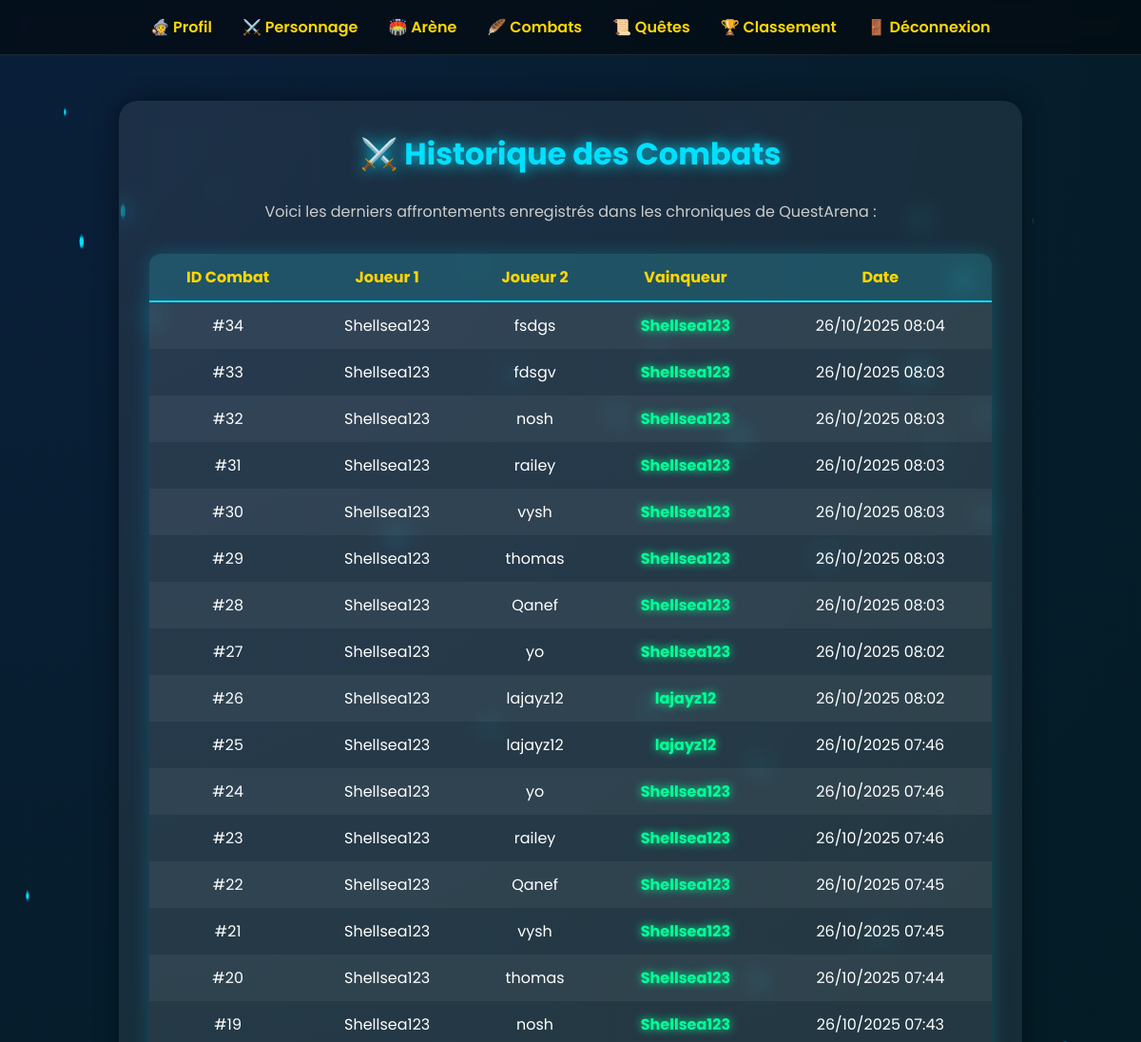
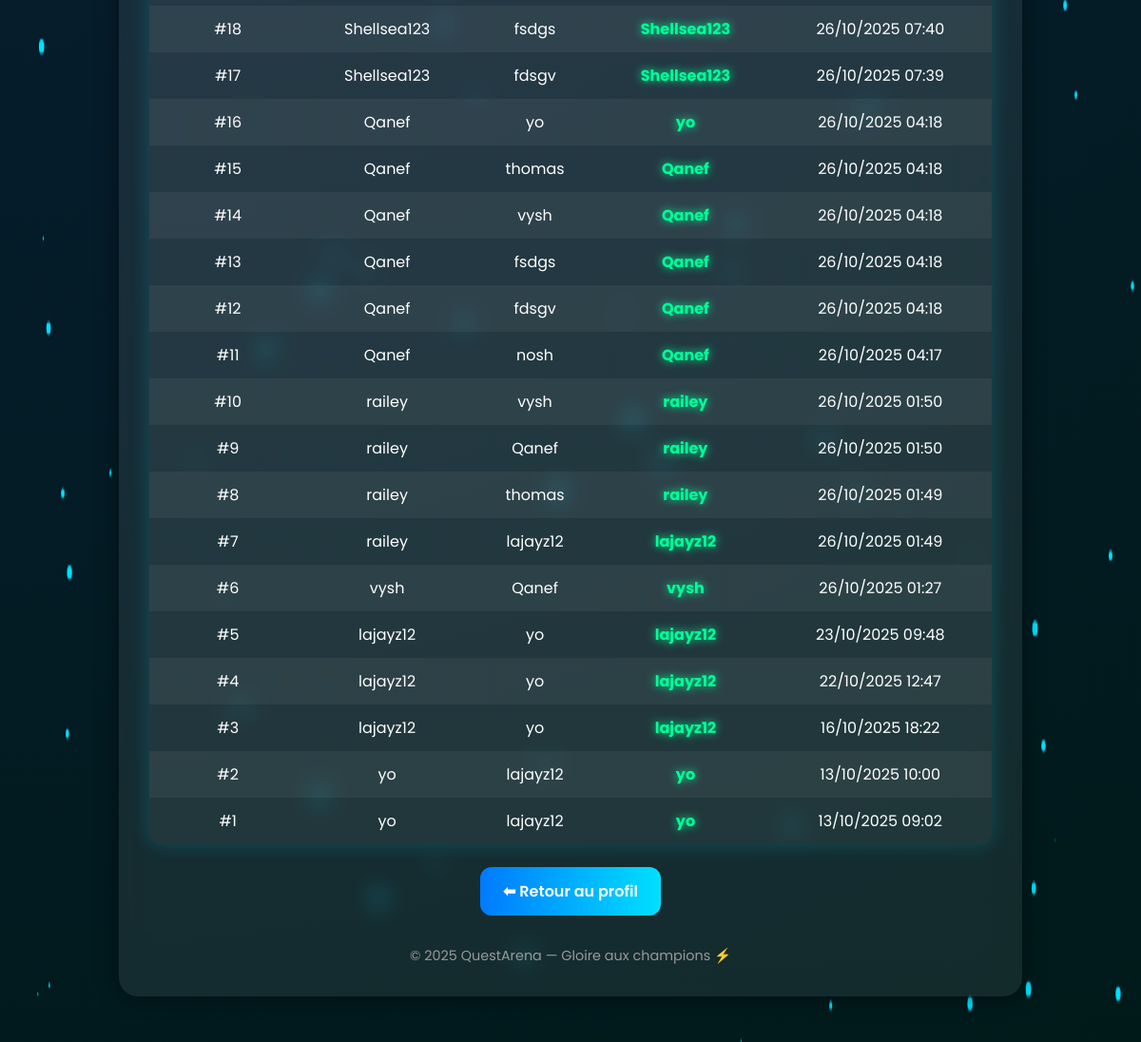
/Views/combat.php (signed in), run on the app's committed database (2 pictures, top to bottom).
### tables this page shows
CREATE TABLE `combat` (
  `id` int(11) NOT NULL,
  `joueur1_id` int(11) DEFAULT NULL,
  `joueur2_id` int(11) DEFAULT NULL,
  `gagnant_id` int(11) DEFAULT NULL,
  `date_combat` datetime DEFAULT current_timestamp()
);

CREATE TABLE `joueur` (
  `id` int(11) NOT NULL,
  `pseudo` varchar(50) NOT NULL,
  `email` varchar(100) NOT NULL,
  `mot_de_passe` varchar(255) NOT NULL
);

### Views/combat.php (the view, shortened to what this page needs)
<?php
$db = new Database();
$pdo = $db->getConnection();
$sql = "
    SELECT
        c.id,
        j1.pseudo AS joueur1,
        j2.pseudo AS joueur2,
        j3.pseudo AS gagnant,
        c.date_combat
    FROM combat c
    LEFT JOIN joueur j1 ON c.joueur1_id = j1.id
    LEFT JOIN joueur j2 ON c.joueur2_id = j2.id
    LEFT JOIN joueur j3 ON c.gagnant_id = j3.id
    ORDER BY c.date_combat DESC
";
$stmt = $pdo->query($sql);
$combats = $stmt->fetchAll(PDO::FETCH_ASSOC);
?>
<!DOCTYPE html>
<html lang="fr">
<head>
</head>
<body>
<canvas id="particles"></canvas>
<header>
  <a href="profil.php">🧙 Profil</a>
  <a href="personnage.php">⚔️ Personnage</a>
  <a href="arene.php">🏟️ Arène</a>
  <a href="combat.php">🪶 Combats</a>
  <a href="quetes.php">📜 Quêtes</a>
  <a href="classement.php">🏆 Classement</a>
  <a href="deconnexion.php">🚪 Déconnexion</a>
</header>
<div class="container">
  <h1>⚔️ Historique des Combats</h1>
  <p class="subtitle">Voici les derniers affrontements enregistrés dans les chroniques de QuestArena :</p>
  <?php if (empty($combats)): ?>
    <p class="message">Aucun combat enregistré pour le moment...</p>
  <?php else: ?>
    <div class="table-container">
      <table>
        <tr>
          <th>ID Combat</th>
          <th>Joueur 1</th>
          <th>Joueur 2</th>
          <th>Vainqueur</th>
          <th>Date</th>
        </tr>
        <?php foreach ($combats as $c): ?>
        <tr>
          <td>#<?= $c['id']; ?></td>
          <td><?= htmlspecialchars($c['joueur1']); ?></td>
          <td><?= htmlspecialchars($c['joueur2']); ?></td>
          <td class="vainqueur"><?= htmlspecialchars($c['gagnant']); ?></td>
          <td><?= date('d/m/Y H:i', strtotime($c['date_combat'])); ?></td>
        </tr>
        <?php endforeach; ?>
      </table>
    </div>
  <?php endif; ?>
  <a href="profil.php" class="btn">⬅ Retour au profil</a>
  <div class="footer">© <?= date('Y'); ?> QuestArena — Gloire aux champions ⚡</div>
</div>
<script>
// ===== PARTICULES =====
const canvas=document.getElementById("particles");
const ctx=canvas.getContext("2d");
let particles=[];
function resize(){canvas.width=innerWidth;canvas.height=innerHeight;}
window.addEventListener("resize",resize);resize();
class Particle{
  constructor(){this.x=Math.random()*canvas.width;this.y=Math.random()*canvas.height;this.size=Math.random()*3;this.speedX=(Math.random()-.5);this.speedY=(Math.random()-.5);}
  update(){this.x+=this.speedX;this.y+=this.speedY;if(this.x<0||this.x>canvas.width)this.speedX*=-1;if(this.y<0||this.y>canvas.height)this.speedY*=-1;}
  draw(){ctx.beginPath();ctx.arc(this.x,this.y,this.size,0,Math.PI*2);ctx.fillStyle="#00e0ff";ctx.fill();}
}
for(let i=0;i<100;i++)particles.push(new Particle());
function animate(){ctx.clearRect(0,0,canvas.width,canvas.height);particles.forEach(p=>{p.update();p.draw();});requestAnimationFrame(animate);}
animate();
// ===== EFFET SONORE =====
window.addEventListener("load",()=>{
  const winSound=new Audio("https://cdn.pixabay.com/download/audio/2022/03/15/audio_d4f16e2d1f.mp3?filename=level-up-191997.mp3");
  winSound.volume=0.2;
  winSound.play();
});
</script>
</body>
</html>

### Views/combat.php (style rules this page uses)
* { margin:0;padding:0;box-sizing:border-box;font-family:'Poppins',sans-serif; }
body { background:radial-gradient(circle at top left,#0a1f3a,#001a1a); color:#fff; min-height:100vh; overflow-x:hidden; }
canvas#particles { position:fixed;top:0;left:0;width:100%;height:100%;z-index:0; }
header { position:sticky;top:0;z-index:5; display:flex;justify-content:center;gap:2rem; background:rgba(0,0,0,0.5); backdrop-filter:blur(8px); padding:1rem; border-bottom:1px solid rgba(255,255,255,0.1); }
header a { text-decoration:none; color:#ffd700; font-weight:600; transition:.3s; }
.container { position:relative; z-index:2; max-width:950px; margin:3rem auto; padding:2rem; background:rgba(255,255,255,0.08); backdrop-filter:blur(12px); border-radius:20px; box-shadow:0 0 25px rgba(0,0,0,0.4); animation:fadeIn 1s ease; text-align:center; }
h1 { color:#00e0ff; text-shadow:0 0 15px #00e0ff; margin-bottom:1.5rem; font-size:2rem; }
p.subtitle { color:#ccc; margin-bottom:2rem; font-size:1rem; }
.table-container { overflow-x:auto; border-radius:12px; box-shadow:0 0 20px rgba(0,224,255,0.2); }
table { width:100%; border-collapse:collapse; background:rgba(255,255,255,0.05); }
th,td { padding:12px 15px; text-align:center; }
th { background:rgba(0,224,255,0.15); color:#ffd700; border-bottom:2px solid #00e0ff; }
tr:nth-child(even) { background:rgba(255,255,255,0.05); }
.vainqueur { color:#00ff99; font-weight:700; text-shadow:0 0 10px #00ff99; animation:glowWin 1.5s ease-in-out infinite alternate; }
.footer { text-align:center;margin-top:2rem;color:#999;font-size:.9rem; }
.btn { display:inline-block; margin-top:1.5rem; text-decoration:none; background:linear-gradient(90deg,#007aff,#00e0ff); color:white; font-weight:600; padding:.8rem 1.5rem; border-radius:12px; transition:all .3s ease; }

### data on the page
combat: id "34", joueur1.pseudo "Shellsea123", joueur2.pseudo "fsdgs", date_combat "26/10/2025 08:04"
combat: id "33", joueur1.pseudo "Shellsea123", joueur2.pseudo "fdsgv", date_combat "26/10/2025 08:03"
combat: id "32", joueur1.pseudo "Shellsea123", joueur2.pseudo "nosh", date_combat "26/10/2025 08:03"
combat: id "31", joueur1.pseudo "Shellsea123", joueur2.pseudo "railey", date_combat "26/10/2025 08:03"
combat: id "30", joueur1.pseudo "Shellsea123", joueur2.pseudo "vysh", date_combat "26/10/2025 08:03"
combat: id "29", joueur1.pseudo "Shellsea123", joueur2.pseudo "thomas", date_combat "26/10/2025 08:03"
combat: id "28", joueur1.pseudo "Shellsea123", joueur2.pseudo "Qanef", date_combat "26/10/2025 08:03"
combat: id "27", joueur1.pseudo "Shellsea123", joueur2.pseudo "yo", date_combat "26/10/2025 08:02"
combat: id "26", joueur1.pseudo "Shellsea123", joueur2.pseudo "lajayz12", date_combat "26/10/2025 08:02"
combat: id "25", joueur1.pseudo "Shellsea123", joueur2.pseudo "lajayz12", date_combat "26/10/2025 07:46"
combat: id "24", joueur1.pseudo "Shellsea123", joueur2.pseudo "yo", date_combat "26/10/2025 07:46"
combat: id "23", joueur1.pseudo "Shellsea123", joueur2.pseudo "railey", date_combat "26/10/2025 07:46"
combat: id "22", joueur1.pseudo "Shellsea123", joueur2.pseudo "Qanef", date_combat "26/10/2025 07:45"
combat: id "21", joueur1.pseudo "Shellsea123", joueur2.pseudo "vysh", date_combat "26/10/2025 07:45"
combat: id "20", joueur1.pseudo "Shellsea123", joueur2.pseudo "thomas", date_combat "26/10/2025 07:44"
combat: id "19", joueur1.pseudo "Shellsea123", joueur2.pseudo "nosh", date_combat "26/10/2025 07:43"
combat: id "18", joueur1.pseudo "Shellsea123", joueur2.pseudo "fsdgs", date_combat "26/10/2025 07:40"
combat: id "17", joueur1.pseudo "Shellsea123", joueur2.pseudo "fdsgv", date_combat "26/10/2025 07:39"
combat: id "16", joueur1.pseudo "Qanef", joueur2.pseudo "yo", date_combat "26/10/2025 04:18"
combat: id "15", joueur1.pseudo "Qanef", joueur2.pseudo "thomas", date_combat "26/10/2025 04:18"
combat: id "14", joueur1.pseudo "Qanef", joueur2.pseudo "vysh", date_combat "26/10/2025 04:18"
combat: id "13", joueur1.pseudo "Qanef", joueur2.pseudo "fsdgs", date_combat "26/10/2025 04:18"
combat: id "12", joueur1.pseudo "Qanef", joueur2.pseudo "fdsgv", date_combat "26/10/2025 04:18"
combat: id "11", joueur1.pseudo "Qanef", joueur2.pseudo "nosh", date_combat "26/10/2025 04:17"
combat: id "10", joueur1.pseudo "railey", joueur2.pseudo "vysh", date_combat "26/10/2025 01:50"
combat: id "9", joueur1.pseudo "railey", joueur2.pseudo "Qanef", date_combat "26/10/2025 01:50"
combat: id "8", joueur1.pseudo "railey", joueur2.pseudo "thomas", date_combat "26/10/2025 01:49"
combat: id "7", joueur1.pseudo "railey", joueur2.pseudo "lajayz12", date_combat "26/10/2025 01:49"
combat: id "6", joueur1.pseudo "vysh", joueur2.pseudo "Qanef", date_combat "26/10/2025 01:27"
combat: id "5", joueur1.pseudo "lajayz12", joueur2.pseudo "yo", date_combat "23/10/2025 09:48"
combat: id "4", joueur1.pseudo "lajayz12", joueur2.pseudo "yo", date_combat "22/10/2025 12:47"
combat: id "3", joueur1.pseudo "lajayz12", joueur2.pseudo "yo", date_combat "16/10/2025 18:22"
combat: id "2", joueur1.pseudo "yo", joueur2.pseudo "lajayz12", date_combat "13/10/2025 10:00"
combat: id "1", joueur1.pseudo "yo", joueur2.pseudo "lajayz12", date_combat "13/10/2025 09:02"
